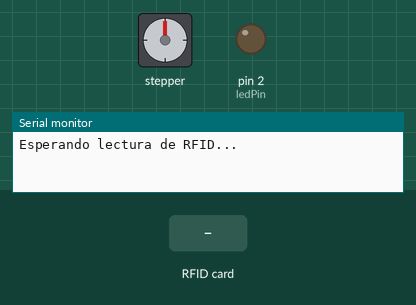
Bench run of a sketch on a simulated Arduino Uno, built with avr-gcc and run on an emulated ATmega328P. On the bench: stepper motor, output pins drawn as LEDs (lit = HIGH), the last lines printed to the serial monitor. Wiring (inferred from the names in the program): stepper motor (2048 steps per turn assumed): coils pin 4, pin 5, pin 6, pin 7. The test bench sets the inputs (shaded band). Pins used as bus, display or sensor lines are not drawn.

Above: at 1.2 s.
1.3 s: RFID card 5E 7A 19 C4 held to the reader
At 1.8 s:
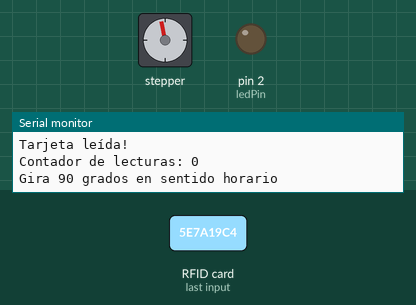
At 2.4 s:
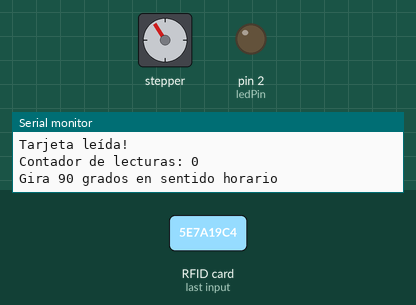
4.3 s: RFID card 5E 7A 19 C4 held to the reader
At 4.73 s:
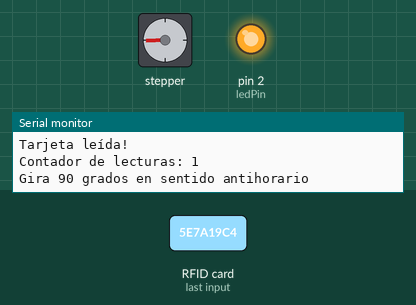
Timing chart, 0 to 9.0 s (numbered marks = the images above; inputs shaded):
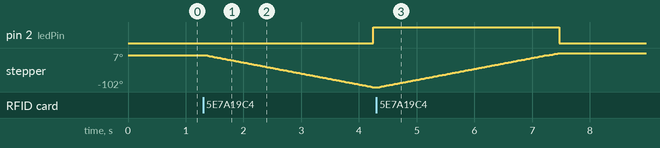

The sketch:

CodigoFinal.ino
```cpp
#include <SPI.h>
#include <MFRC522.h>

#define RST_PIN 9
#define SS_PIN 10

MFRC522 rfid(SS_PIN, RST_PIN); // Crear objeto MFRC522

const int in1 = 4;
const int in2 = 5;
const int in3 = 6;
const int in4 = 7;
const int ledPin = 2; // Pin del LED

const int stepsPerRevolution = 2048; // Pasos por revolución para el 28BYJ-48
const int stepsFor90Degrees = stepsPerRevolution / 14; // Pasos para 90 grados
int readCount = 0; // Contador de lecturas

void setup() {
  pinMode(in1, OUTPUT);
  pinMode(in2, OUTPUT);
  pinMode(in3, OUTPUT);
  pinMode(in4, OUTPUT);
  pinMode(ledPin, OUTPUT); // Configura el pin del LED como salida

  Serial.begin(9600);
  SPI.begin(); // Inicializar el bus SPI
  rfid.PCD_Init(); // Inicializar el RFID
  Serial.println("Esperando lectura de RFID...");
}

void loop() {
  if (rfid.PICC_IsNewCardPresent() && rfid.PICC_ReadCardSerial()) {
    // Si se detecta una tarjeta
    Serial.println("Tarjeta leída!");

    // Mensaje para depuración
    Serial.print("Contador de lecturas: ");
    Serial.println(readCount);

    // Alternar el sentido de giro (invertido)
    if (readCount % 2 == 0) {
      Serial.println("Gira 90 grados en sentido horario");
      moveMotor(stepsFor90Degrees, true); // Gira 90 grados en sentido horario
      digitalWrite(ledPin, HIGH); // Enciende el LED
    } else {
      Serial.println("Gira 90 grados en sentido antihorario");
      moveMotor(stepsFor90Degrees + 10, false); // Gira 90 grados en sentido antihorario
      digitalWrite(ledPin, LOW); // Apaga el LED
    }

    readCount++; // Incrementar contador de lecturas
    rfid.PICC_HaltA(); // Detener lectura del RFID
  }
}

void moveMotor(int steps, bool clockwise) {
  for (int i = 0; i < steps; i++) {
    stepMotor(clockwise); // Gira en la dirección correspondiente
  }
}

void stepMotor(bool clockwise) {
  if (!clockwise) { // Sentido horario (invertido)
    digitalWrite(in1, HIGH);
    digitalWrite(in2, LOW);
    digitalWrite(in3, LOW);
    digitalWrite(in4, LOW);
    delay(5); // Aumentar el retardo
    digitalWrite(in1, LOW);
    digitalWrite(in2, HIGH);
    delay(5);
    digitalWrite(in2, LOW);
    digitalWrite(in3, HIGH);
    delay(5);
    digitalWrite(in3, LOW);
    digitalWrite(in4, HIGH);
    delay(5);
    digitalWrite(in4, LOW);
  } else { // Sentido antihorario (invertido)
    digitalWrite(in4, HIGH);
    delay(5); // Aumentar el retardo
    digitalWrite(in4, LOW);
    digitalWrite(in3, HIGH);
    delay(5);
    digitalWrite(in3, LOW);
    digitalWrite(in2, HIGH);
    delay(5);
    digitalWrite(in2, LOW);
    digitalWrite(in1, HIGH);
    delay(5);
    digitalWrite(in1, LOW);
  }
}
```

Measured:
- after the input at 1.3 s, pin 2 (ledPin): LOW → HIGH after 2.9 s; stepper: keeps turning counter-clockwise at about 35°/s, starting after 0.05 s
- after the input at 4.3 s, pin 2 (ledPin): HIGH → LOW after 3.2 s; stepper: turns 109° clockwise in 3.1 s, starting after 0.06 s
